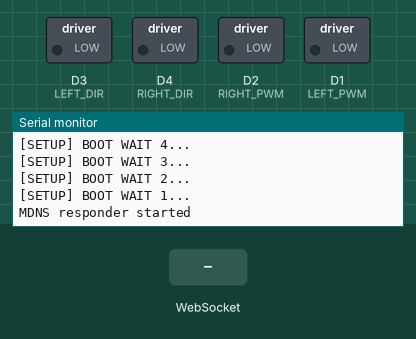
Bench run of a sketch on a simulated ESP8266 (NodeMCU). Shown: switched loads named in the sketch (green lamp = pin HIGH), the last lines printed to the serial monitor. The test bench sets the inputs (shaded band). WiFi joins after 1.5 s; servers stay silent unless stated.

Above: at 6.7 s.
6.8 s: WebSocket text "left" received
At 8.0 s:
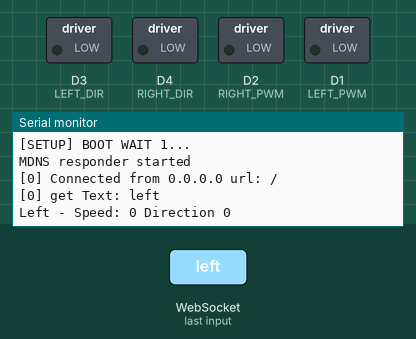
8.3 s: WebSocket text "right" received
At 9.1 s:
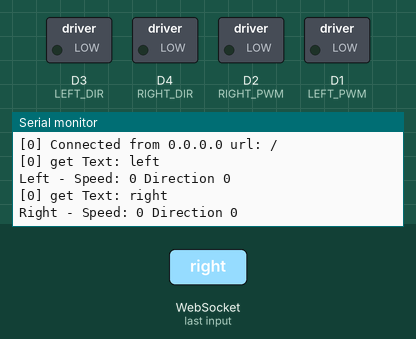
9.8 s: WebSocket text "5" received
At 10.3 s:
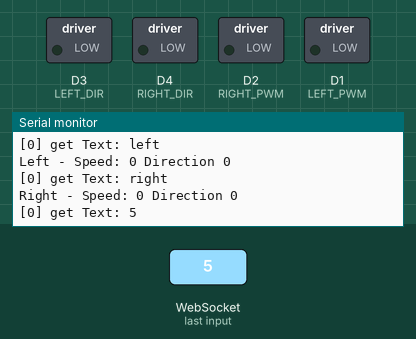
Timing chart, 0 to 12.8 s (numbered marks = the images above; inputs shaded):
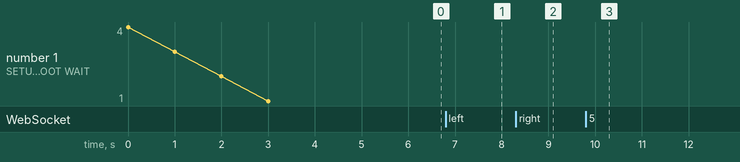

The sketch:

NodeCar-test.ino
```cpp
#include <Arduino.h>

#include <ESP8266WiFi.h>
#include <ESP8266WiFiMulti.h>
#include <WebSocketsServer.h>
#include <ESP8266WebServer.h>
#include <ESP8266mDNS.h>
#include <Hash.h>

#define WifiSSID "test"
#define WifiPASS ""

#define LEFT_PWM  D1
#define LEFT_DIR  D3

#define RIGHT_PWM D2
#define RIGHT_DIR D4

#define USE_SERIAL Serial

ESP8266WiFiMulti WiFiMulti;

ESP8266WebServer server = ESP8266WebServer(80);
WebSocketsServer webSocket = WebSocketsServer(81);

void Set_Speed(String MOTOR, int SPEED) {
    int dir = 0;
    if(SPEED < 0) {
        dir = 1;
        SPEED = SPEED * -1;
    }

    if(MOTOR == "left") {
        USE_SERIAL.printf("Left - Speed: %u Direction %u \n", SPEED, dir);
        digitalWrite(LEFT_DIR, dir);
        analogWrite(LEFT_PWM, SPEED);
    } else if(MOTOR == "right") {
        USE_SERIAL.printf("Right - Speed: %u Direction %u \n", SPEED, dir);
        digitalWrite(RIGHT_DIR, dir);
        analogWrite(RIGHT_PWM, SPEED);
    }
}

void webSocketEvent(uint8_t num, WStype_t type, uint8_t * payload, size_t lenght) {

    switch(type) {
        case WStype_DISCONNECTED:
            USE_SERIAL.printf("[%u] Disconnected!\n", num);
            break;
        case WStype_CONNECTED: {
            IPAddress ip = webSocket.remoteIP(num);
            USE_SERIAL.printf("[%u] Connected from %d.%d.%d.%d url: %s\n", num, ip[0], ip[1], ip[2], ip[3], payload);

            // send message to client
            webSocket.sendTXT(num, "Connected");
        }
            break;
        case WStype_TEXT:
            USE_SERIAL.printf("[%u] get Text: %s\n", num, payload);
            String strpayload = (char*)payload;

            if(int location = strpayload.indexOf(':')) {
                String MOTOR = strpayload.substring(0, location);
                String SPEED = strpayload.substring(location+1);

                int intSPEED = SPEED.toInt();

                Set_Speed(MOTOR, intSPEED);
            }
            break;
    }

}

void setup() {

      pinMode(LEFT_PWM, OUTPUT);
    pinMode(LEFT_DIR, OUTPUT);
    pinMode(RIGHT_PWM, OUTPUT);
    pinMode(RIGHT_DIR, OUTPUT);

    analogWrite(LEFT_PWM, 0);
    analogWrite(RIGHT_PWM, 0);
    digitalWrite(LEFT_DIR, 0);
    digitalWrite(RIGHT_DIR, 0);
    //USE_SERIAL.begin(921600);
    USE_SERIAL.begin(115200);

    USE_SERIAL.setDebugOutput(true);

    USE_SERIAL.println();
    USE_SERIAL.println();
    USE_SERIAL.println();

    for(uint8_t t = 4; t > 0; t--) {
        USE_SERIAL.printf("[SETUP] BOOT WAIT %d...\n", t);
        USE_SERIAL.flush();
        delay(1000);
    }


    WiFiMulti.addAP(WifiSSID, WifiPASS);

    while(WiFiMulti.run() != WL_CONNECTED && millis() < 5000) {
        delay(100);
    }

    // start webSocket server
    webSocket.begin();
    webSocket.onEvent(webSocketEvent);

    if(MDNS.begin("robot")) {
        USE_SERIAL.println("MDNS responder started");
    }

    // handle index
    server.on("/", []() {
        // send index.html
        server.send(200, "text/html", "<html><head><title>Controller</title><script type=\"text/javascript\">function send(n){var o=parseInt(document.getElementById(n).value);console.log(n+\": \"+o.toString()),connection.send(n+\":\"+o.toString())}var connection=new WebSocket(\"ws://\"+location.hostname+\":81/\",[\"arduino\"]);connection.onopen=function(){connection.send(\"#Connect \"+new Date)},connection.onerror=function(n){console.log(\"WebSocket Error \",n)},connection.onmessage=function(n){console.log(\"WebSocket Message \",n.data)},document.addEventListener(\"DOMContentLoaded\",function(n){var o=document.getElementById(\"left\"),e=document.getElementById(\"right\");o.onmousedown=function(n){o.onmousemove=function(){send(\"left\")}},o.onmouseup=function(n){o.value=0,send(\"left\"),o.onmousemove=null},e.onmousedown=function(n){e.onmousemove=function(){send(\"right\")}},e.onmouseup=function(n){e.value=0,send(\"right\"),e.onmousemove=null},o.ontouchstart=function(n){o.ontouchmove=function(){send(\"left\")}},o.ontouchend=function(n){o.value=0,send(\"left\"),o.ontouchmove=null},e.ontouchstart=function(n){e.ontouchmove=function(){send(\"right\")}},e.ontouchend=function(n){e.value=0,send(\"right\"),e.ontouchmove=null}});</script></head><body><input id=\"left\" type=\"range\" min=\"-1023\" max=\"1023\" step=\"1\" value=\"0\" orient=\"vertical\" style=\"writing-mode: bt-lr;-webkit-appearance: slider-vertical; display: inline; float: left; height: 18vh; width: 25%; zoom: 5\" /><input id=\"right\" type=\"range\" min=\"-1023\" max=\"1023\" step=\"1\" value=\"0\" orient=\"vertical\" style=\"writing-mode: bt-lr;-webkit-appearance: slider-vertical; display: inline; float: right; height: 18vh; width: 25%; zoom: 5\" /></body></html>");
    });

    server.begin();

    // Add service to MDNS
    MDNS.addService("http", "tcp", 80);
    MDNS.addService("ws", "tcp", 81);
}

void loop() {
    webSocket.loop();
    server.handleClient();
}
```

Measured:
- after the input at 6.8 s, the serial monitor: prints a new line at once (image 1)
- after the input at 8.3 s, the serial monitor: prints a new line at once (image 2)
- after the input at 9.8 s, the serial monitor: prints a new line at once (image 3)
